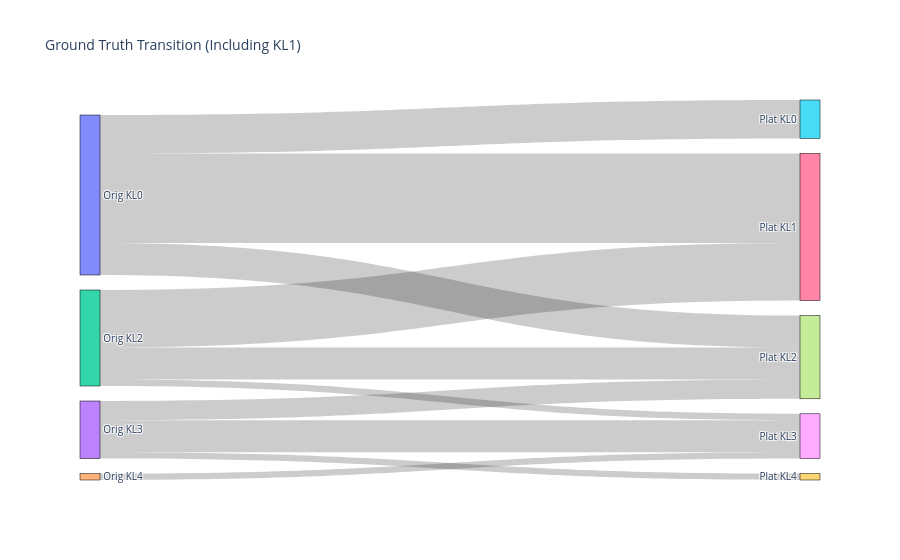

Notebook source saved alongside this figure:
### Markdown cell above
## Section 3: Ground Truth Transition Analysis

### Code cell
print("--- 5x5 Transition Matrix (All 50 Images) ---")
df_img_all = helpers.image_summary(data_dict['clinical'])
mat = pd.crosstab(df_img_all['gt_original'], df_img_all['gt_plat_kl'], margins=True)
print(mat)

print("\n--- 3-Way Transition Table (All 50 Images) ---")
# Simplified 3-way table
# Original class (0, 2+) vs platinum class (0, 1, 2+)
def orig_class(x): return 0 if x==0 else 2
def plat_class(x): 
    if x==0: return 0
    if x==1: return 1
    return 2

df_img_all['orig_3way'] = df_img_all['gt_original'].apply(orig_class)
df_img_all['plat_3way'] = df_img_all['gt_plat_kl'].apply(plat_class)

t3 = pd.crosstab(df_img_all['orig_3way'], df_img_all['plat_3way'])
print(t3)

# Binomial test for directional bias
fn_fp_counts = df_img_all['label_direction'].value_counts()
fn_cases = fn_fp_counts.get('fn_corrected', 0)
fp_cases = fn_fp_counts.get('fp_corrected', 0) 
ambig_neg_to_kl1 = fn_fp_counts.get('ambig_from_neg', 0)
ambig_pos_to_kl1 = fn_fp_counts.get('ambig_from_pos', 0)

misses = fn_cases + ambig_neg_to_kl1
total_changes = fn_cases + fp_cases
if total_changes > 0:
    res = stats.binomtest(fn_cases, n=total_changes, p=0.5, alternative='greater')
    print(f"\nBinomial test for directional bias (FN > FP): p={res.pvalue:.4f}")

# Sankey Diagram
source = []
target = []
value = []
for o in [0, 2, 3, 4]:
    for p in [0, 1, 2, 3, 4]:
        count = len(df_img_all[(df_img_all['gt_original']==o) & (df_img_all['gt_plat_kl']==p)])
        if count > 0:
            source.append(o)
            target.append(p + 5)
            value.append(count)

labels = ["Orig KL0", "Orig KL1", "Orig KL2", "Orig KL3", "Orig KL4",
          "Plat KL0", "Plat KL1", "Plat KL2", "Plat KL3", "Plat KL4"]

fig = go.Figure(data=[go.Sankey(
    node = dict(pad = 15, thickness = 20, line = dict(color = "black", width = 0.5), label = labels),
    link = dict(source = source, target = target, value = value)
)])
fig.update_layout(title_text="Ground Truth Transition (Including KL1)", font_size=10)
fig.show()

### Figure 1 — Plotly figure (JSON) as saved in the notebook; plotly's stock layout.template omitted (floating-point values rounded to 4 significant figures)
{"data": [{"link": {"source": [0, 0, 0, 2, 2, 2, 3, 3, 3, 4], "target": [5, 6, 7, 6, 7, 8, 7, 8, 9, 8], "value": [6, 14, 5, 9, 5, 1, 3, 5, 1, 1]}, "node": {"label": ["Orig KL0", "Orig KL1", "Orig KL2", "Orig KL3", "Orig KL4", "Plat KL0", "Plat KL1", "Plat KL2", "Plat KL3", "Plat KL4"], "line": {"color": "black", "width": 0.5}, "pad": 15, "thickness": 20}, "type": "sankey"}], "layout": {"font": {"size": 10}, "title": {"text": "Ground Truth Transition (Including KL1)"}}}
